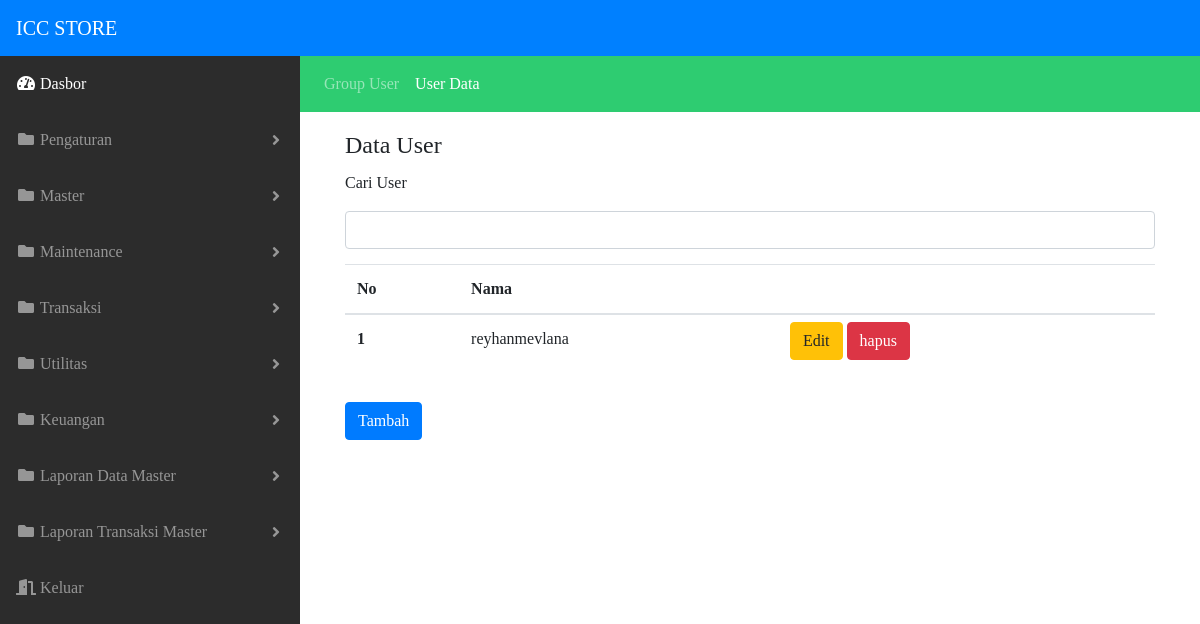
The page /fs_shop/page/pengaturan/user_data.php on the database its author committed.
### tables this page shows
CREATE TABLE `tampilan` (
  `judul_web` varchar(255) NOT NULL,
  `background` varchar(255) NOT NULL,
  `warna` varchar(255) NOT NULL,
  `color` varchar(255) NOT NULL,
  `font` varchar(255) NOT NULL,
  `footer_faktur` varchar(1023) NOT NULL
);

CREATE TABLE `user` (
  `id_user` varchar(255) NOT NULL,
  `nama_lengkap` varchar(255) NOT NULL,
  `nama_user` varchar(255) NOT NULL,
  `password` varchar(255) NOT NULL,
  `keterangan` varchar(255) NOT NULL,
  `level` varchar(255) NOT NULL
);

### fs_shop/page/pengaturan/user_data.php (the view, shortened to what this page needs)
<!DOCTYPE html>
<html lang="en">
  <?php
    include '../../util/koneksi.php';
    $view = $koneksi->query("SELECT * FROM tampilan");
		while($fetchData = $view->fetch_assoc()){
  ?>
  <head>
    <link rel="stylesheet" href="https://stackpath.bootstrapcdn.com/bootstrap/4.1.3/css/bootstrap.min.css">
    <link rel="stylesheet" href="https://use.fontawesome.com/releases/v5.6.3/css/all.css">
    <link href="../../assets/css/style.css" rel="stylesheet">
  </head>
  <body id="page-top" style="font-family:<?=$fetchData['font']?>;">
    <nav class="navbar navbar-expand-lg navbar-dark" style="background-color:<?=$fetchData['warna']?>;'">
      <a class="navbar-brand" href="#"><?=$fetchData['judul_web']?></a>
    </nav>
    <div id="wrapper">
    <ul class="sidebar navbar-nav" style="background:<?=$fetchData['color']?> !important;">
        <?php
          }
        ?>
        <li class="nav-item active">
          <a class="nav-link" href="../../index.php">
            <i class="fas fa-fw fa-tachometer-alt"></i>
            <span>Dasbor</span>
          </a>
        </li>
        <li class="nav-item dropdown">
          <a class="nav-link dropdown-toggle" href="#" id="pagesDropdown" role="button" data-toggle="dropdown" aria-haspopup="true" aria-expanded="false">
            <i class="fas fa-fw fa-folder"></i>
            <span>Pengaturan</span>
          </a>
        </li>
        <li class="nav-item dropdown">
          <a class="nav-link dropdown-toggle" href="#" id="pagesDropdown" role="button" data-toggle="dropdown" aria-haspopup="true" aria-expanded="false">
            <i class="fas fa-fw fa-folder"></i>
            <span>Master</span>
          </a>
        </li>
        <li class="nav-item dropdown">
          <a class="nav-link dropdown-toggle" href="#" id="pagesDropdown" role="button" data-toggle="dropdown" aria-haspopup="true" aria-expanded="false">
            <i class="fas fa-fw fa-folder"></i>
            <span>Maintenance</span>
          </a>
        </li>
        <li class="nav-item dropdown">
            <a class="nav-link dropdown-toggle" href="#" id="pagesDropdown" role="button" data-toggle="dropdown" aria-haspopup="true" aria-expanded="false">
              <i class="fas fa-fw fa-folder"></i>
              <span>Transaksi</span>
            </a>
        </li>
        <li class="nav-item dropdown">
          <a class="nav-link dropdown-toggle" href="#" id="pagesDropdown" role="button" data-toggle="dropdown" aria-haspopup="true" aria-expanded="false">
            <i class="fas fa-fw fa-folder"></i>
            <span>Utilitas</span>
          </a>
        </li>
        <li class="nav-item dropdown">
          <a class="nav-link dropdown-toggle" href="#" id="pagesDropdown" role="button" data-toggle="dropdown" aria-haspopup="true" aria-expanded="false">
            <i class="fas fa-fw fa-folder"></i>
            <span>Keuangan</span>
          </a>
        </li>
        <li class="nav-item dropdown">
          <a class="nav-link dropdown-toggle" href="#" id="pagesDropdown" role="button" data-toggle="dropdown" aria-haspopup="true" aria-expanded="false">
            <i class="fas fa-fw fa-folder"></i>
            <span>Laporan Data Master</span>
          </a>
        </li>
        <li class="nav-item dropdown">
            <a class="nav-link dropdown-toggle" href="#" id="pagesDropdown" role="button" data-toggle="dropdown" aria-haspopup="true" aria-expanded="false">
              <i class="fas fa-fw fa-folder"></i>
              <span>Laporan Transaksi Master</span>
            </a>
        </li>
        <li class="nav-item">
          <a href="" class="nav-link">
            <i class="fas fa-fw fa-door-open"></i>
            <span>Keluar</span>
          </a>
        </li>
      </ul>
      <div id="content-wrapper">
          <nav class="navbar navbar-expand-lg navbar-dark" style="background-color: #2ecc71">
            <div class="navbar-nav">
              <a class="nav-item nav-link " href="user_grup.php">Group User </a>
              <a class="nav-item nav-link active" href="#">User Data <span class="sr-only">(current)</span> </a>
            </div>
          </nav>
        <div class="container-fluid">
          <div class="container">
            <div class="row form-spacing">
              <div class="col-sm-12">
                <fieldset>
                <legend>Data User</legend>
                <p>Cari User</p>
                <input type="search" name="find_user" id="find_user" class="form-control">
                <table class="table form-spacing table-hover">
                    <thead>
                      <tr>
                        <th scope="col">No</th>
                        <th scope="col">Nama</th>
                        <th scope="col"></th>
                      </tr>
                    </thead>
                    <tbody>
                    <?php
                    $data = $koneksi->query("SELECT * FROM user");
                    while($lihat = $data->fetch_assoc()){
                    ?>
                      <tr>
                        <th scope="row"><?=$lihat['id_user']?></th>
                        <td><?=$lihat['nama_user']?></td>
                        <td>
                          <a href="user_data/update.php?id=<?=$lihat["id_user"]?>" class="btn btn-warning">Edit</a>
                          <a href="user_data/delete.php?id=<?=$lihat["id_user"]?>" class="btn btn-danger">hapus</a>
                        </td>
                      </tr>
                    <?php
                      }
                    ?>
                    </tbody>
                  </table>
                <a href="user_data/insert.php"><button class="btn btn-primary form-spacing">Tambah</button></a>
              </fieldset>
              </div>
            </div>
          </div>
      </div>
    </div>
  </body>
</html>

### fs_shop/assets/css/style.css (style rules this page uses)
html { position: relative; min-height: 100%; }
body { height: 100%; }
#wrapper { display: -webkit-box; display: -ms-flexbox; display: flex; }
#wrapper #content-wrapper { overflow-x: hidden; width: 100%; padding-bottom: 80px; }
.navbar-nav .nav-item.active .nav-link { color: #fff; }
.navbar-nav .nav-item.dropdown .dropdown-toggle::after { width: 1rem; text-align: center; float: right; vertical-align: 0; border: 0; font-weight: 900; content: '\f105'; font-family: 'Font Awesome 5 Free'; }
.sidebar { width: 120px !important; background-color: #212529; min-height: calc(100vh); }
.sidebar .nav-item:last-child { margin-bottom: 1rem; }
.sidebar .nav-item .nav-link { text-align: center; padding: 0.75rem 1rem; width: 90px; }
.sidebar .nav-item .nav-link span { font-size: 0.65rem; display: block; }
.sidebar .nav-item.dropdown .dropdown-toggle::after { display: none; }
.sidebar .nav-item .nav-link { color: rgba(255, 255, 255, 0.5); }
@media (min-width: 768px) { .sidebar { width: 300px !important; } }
@media (min-width: 768px) { .sidebar .nav-item .nav-link { display: block; width: 100%; text-align: left; padding: 1rem; width: 300px; } }
@media (min-width: 768px) { .sidebar .nav-item .nav-link span { font-size: 1rem; display: inline; } }
@media (min-width: 768px) { .sidebar .nav-item.dropdown .dropdown-toggle::after { display: block; } }
:root { --input-padding-x: 0.75rem; --input-padding-y: 0.75rem; }
.form-spacing { margin:15px 0px; }

### fs_shop/page/pengaturan/user_data.php (style rules this page uses)
a.btn.btn-warning , a.btn.btn-danger { margin-top:-5px !important; }

### rows shown on the page
tampilan: judul_web "ICC STORE"
user: id_user "1", nama_user "reyhanmevlana"
